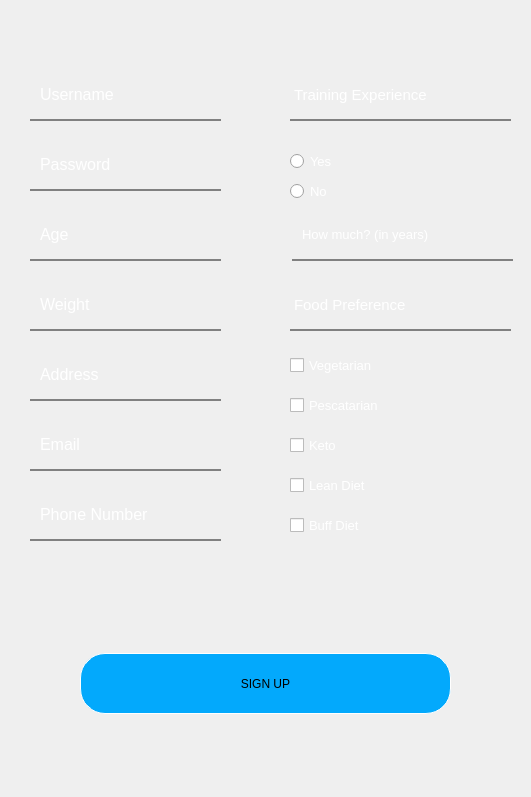
<?xml version="1.0" encoding="UTF-8"?>
<ui version="4.0">
 <class>signup_scr</class>
 <widget class="QMainWindow" name="signup_scr">
  <property name="geometry">
   <rect>
    <x>0</x>
    <y>0</y>
    <width>531</width>
    <height>797</height>
   </rect>
  </property>
  <property name="windowTitle">
   <string>MainWindow</string>
  </property>
  <widget class="QWidget" name="centralwidget">
   <widget class="QLabel" name="label">
    <property name="geometry">
     <rect>
      <x>0</x>
      <y>-2</y>
      <width>531</width>
      <height>801</height>
     </rect>
    </property>
    <property name="font">
     <font>
      <pointsize>12</pointsize>
     </font>
    </property>
    <property name="styleSheet">
     <string notr="true"/>
    </property>
    <property name="text">
     <string/>
    </property>
    <property name="pixmap">
     <pixmap resource="signup.qrc">:/newPrefix/images/image_2.jpg</pixmap>
    </property>
    <property name="scaledContents">
     <bool>true</bool>
    </property>
   </widget>
   <widget class="QLineEdit" name="lineEdit">
    <property name="geometry">
     <rect>
      <x>30</x>
      <y>70</y>
      <width>191</width>
      <height>51</height>
     </rect>
    </property>
    <property name="font">
     <font>
      <pointsize>12</pointsize>
      <underline>false</underline>
     </font>
    </property>
    <property name="styleSheet">
     <string notr="true">QLineEdit {
    border-bottom: 2px solid gray;
	border-radius: 0px;
    padding: 0 8px;
	background : transparent;
	color: white;
}</string>
    </property>
    <property name="text">
     <string>Username</string>
    </property>
   </widget>
   <widget class="QLineEdit" name="lineEdit_2">
    <property name="geometry">
     <rect>
      <x>30</x>
      <y>140</y>
      <width>191</width>
      <height>51</height>
     </rect>
    </property>
    <property name="font">
     <font>
      <pointsize>12</pointsize>
      <underline>false</underline>
     </font>
    </property>
    <property name="styleSheet">
     <string notr="true">QLineEdit {
    border-bottom: 2px solid gray;
	border-radius: 0px;
    padding: 0 8px;
	background : transparent;
	color: white;
}</string>
    </property>
    <property name="text">
     <string>Password</string>
    </property>
   </widget>
   <widget class="QLineEdit" name="lineEdit_3">
    <property name="geometry">
     <rect>
      <x>30</x>
      <y>210</y>
      <width>191</width>
      <height>51</height>
     </rect>
    </property>
    <property name="font">
     <font>
      <pointsize>12</pointsize>
      <underline>false</underline>
     </font>
    </property>
    <property name="styleSheet">
     <string notr="true">QLineEdit {
    border-bottom: 2px solid gray;
	border-radius: 0px;
    padding: 0 8px;
	background : transparent;
	color: white;
}</string>
    </property>
    <property name="text">
     <string>Age</string>
    </property>
   </widget>
   <widget class="QLineEdit" name="lineEdit_4">
    <property name="geometry">
     <rect>
      <x>30</x>
      <y>280</y>
      <width>191</width>
      <height>51</height>
     </rect>
    </property>
    <property name="font">
     <font>
      <pointsize>12</pointsize>
      <underline>false</underline>
     </font>
    </property>
    <property name="styleSheet">
     <string notr="true">QLineEdit {
    border-bottom: 2px solid gray;
	border-radius: 0px;
    padding: 0 8px;
	background : transparent;
	color: white;
}</string>
    </property>
    <property name="text">
     <string>Weight</string>
    </property>
   </widget>
   <widget class="QLineEdit" name="lineEdit_5">
    <property name="geometry">
     <rect>
      <x>30</x>
      <y>350</y>
      <width>191</width>
      <height>51</height>
     </rect>
    </property>
    <property name="font">
     <font>
      <pointsize>12</pointsize>
      <underline>false</underline>
     </font>
    </property>
    <property name="styleSheet">
     <string notr="true">QLineEdit {
    border-bottom: 2px solid gray;
	border-radius: 0px;
    padding: 0 8px;
	background : transparent;
	color: white;
}</string>
    </property>
    <property name="text">
     <string>Address</string>
    </property>
   </widget>
   <widget class="QLineEdit" name="lineEdit_6">
    <property name="geometry">
     <rect>
      <x>30</x>
      <y>420</y>
      <width>191</width>
      <height>51</height>
     </rect>
    </property>
    <property name="font">
     <font>
      <pointsize>12</pointsize>
      <underline>false</underline>
     </font>
    </property>
    <property name="styleSheet">
     <string notr="true">QLineEdit {
    border-bottom: 2px solid gray;
	border-radius: 0px;
    padding: 0 8px;
	background : transparent;
	color: white;
}</string>
    </property>
    <property name="text">
     <string>Email</string>
    </property>
   </widget>
   <widget class="QLineEdit" name="lineEdit_7">
    <property name="geometry">
     <rect>
      <x>30</x>
      <y>490</y>
      <width>191</width>
      <height>51</height>
     </rect>
    </property>
    <property name="font">
     <font>
      <pointsize>12</pointsize>
      <underline>false</underline>
     </font>
    </property>
    <property name="styleSheet">
     <string notr="true">QLineEdit {
    border-bottom: 2px solid gray;
	border-radius: 0px;
    padding: 0 8px;
	background : transparent;
	color: white;
}</string>
    </property>
    <property name="text">
     <string>Phone Number</string>
    </property>
   </widget>
   <widget class="QLabel" name="label_2">
    <property name="geometry">
     <rect>
      <x>290</x>
      <y>70</y>
      <width>221</width>
      <height>51</height>
     </rect>
    </property>
    <property name="font">
     <font>
      <pointsize>11</pointsize>
     </font>
    </property>
    <property name="styleSheet">
     <string notr="true">QLabel
{
	color: white;
	border-bottom: 2px solid gray;
	border-radius: 0px;
}</string>
    </property>
    <property name="text">
     <string>Training Experience</string>
    </property>
   </widget>
   <widget class="QRadioButton" name="radioButton">
    <property name="geometry">
     <rect>
      <x>290</x>
      <y>150</y>
      <width>119</width>
      <height>23</height>
     </rect>
    </property>
    <property name="font">
     <font>
      <pointsize>10</pointsize>
     </font>
    </property>
    <property name="styleSheet">
     <string notr="true">QRadioButton
{
	color: white;
}</string>
    </property>
    <property name="text">
     <string>Yes</string>
    </property>
   </widget>
   <widget class="QRadioButton" name="radioButton_2">
    <property name="geometry">
     <rect>
      <x>290</x>
      <y>180</y>
      <width>119</width>
      <height>23</height>
     </rect>
    </property>
    <property name="font">
     <font>
      <pointsize>10</pointsize>
     </font>
    </property>
    <property name="styleSheet">
     <string notr="true">QRadioButton
{
	color: white;
}</string>
    </property>
    <property name="text">
     <string>No</string>
    </property>
   </widget>
   <widget class="QLineEdit" name="lineEdit_8">
    <property name="geometry">
     <rect>
      <x>292</x>
      <y>210</y>
      <width>221</width>
      <height>51</height>
     </rect>
    </property>
    <property name="font">
     <font>
      <pointsize>10</pointsize>
     </font>
    </property>
    <property name="styleSheet">
     <string notr="true">QLineEdit {
    border-bottom: 2px solid gray;
	border-radius: 0px;
    padding: 0 8px;
	background : transparent;
	color: white;
}</string>
    </property>
    <property name="text">
     <string>How much? (in years)</string>
    </property>
   </widget>
   <widget class="QLabel" name="label_3">
    <property name="geometry">
     <rect>
      <x>290</x>
      <y>280</y>
      <width>221</width>
      <height>51</height>
     </rect>
    </property>
    <property name="font">
     <font>
      <pointsize>11</pointsize>
     </font>
    </property>
    <property name="styleSheet">
     <string notr="true">QLabel
{
	color: white;
	border-bottom: 2px solid gray;
	border-radius: 0px;
}</string>
    </property>
    <property name="text">
     <string>Food Preference</string>
    </property>
   </widget>
   <widget class="QPushButton" name="pushButton">
    <property name="geometry">
     <rect>
      <x>80</x>
      <y>653</y>
      <width>371</width>
      <height>61</height>
     </rect>
    </property>
    <property name="styleSheet">
     <string notr="true">QPushButton {
    border: 1px solid white;
    border-radius: 25px;
    background-color: #03a9fc;
    min-width: 80px;
}

QPushButton:pressed {
    background-color: qlineargradient(x1: 0, y1: 0, x2: 0, y2: 1,
                                      stop: 0 #dadbde, stop: 1 #f6f7fa);
}

QPushButton:flat {
    border: none; /* no border for a flat push button */
}

QPushButton:default {
    border-color: navy; /* make the default button prominent */
}</string>
    </property>
    <property name="text">
     <string>SIGN UP</string>
    </property>
   </widget>
   <widget class="QCheckBox" name="checkBox">
    <property name="geometry">
     <rect>
      <x>290</x>
      <y>350</y>
      <width>221</width>
      <height>31</height>
     </rect>
    </property>
    <property name="font">
     <font>
      <pointsize>10</pointsize>
     </font>
    </property>
    <property name="styleSheet">
     <string notr="true">QCheckBox
{
	color: white;
}</string>
    </property>
    <property name="text">
     <string>Vegetarian</string>
    </property>
   </widget>
   <widget class="QCheckBox" name="checkBox_2">
    <property name="geometry">
     <rect>
      <x>290</x>
      <y>390</y>
      <width>221</width>
      <height>31</height>
     </rect>
    </property>
    <property name="font">
     <font>
      <pointsize>10</pointsize>
     </font>
    </property>
    <property name="styleSheet">
     <string notr="true">QCheckBox
{
	color: white;
}</string>
    </property>
    <property name="text">
     <string>Pescatarian</string>
    </property>
   </widget>
   <widget class="QCheckBox" name="checkBox_3">
    <property name="geometry">
     <rect>
      <x>290</x>
      <y>430</y>
      <width>221</width>
      <height>31</height>
     </rect>
    </property>
    <property name="font">
     <font>
      <pointsize>10</pointsize>
     </font>
    </property>
    <property name="styleSheet">
     <string notr="true">QCheckBox
{
	color: white;
}</string>
    </property>
    <property name="text">
     <string>Keto</string>
    </property>
   </widget>
   <widget class="QCheckBox" name="checkBox_4">
    <property name="geometry">
     <rect>
      <x>290</x>
      <y>470</y>
      <width>221</width>
      <height>31</height>
     </rect>
    </property>
    <property name="font">
     <font>
      <pointsize>10</pointsize>
     </font>
    </property>
    <property name="styleSheet">
     <string notr="true">QCheckBox
{
	color: white;
}</string>
    </property>
    <property name="text">
     <string>Lean Diet</string>
    </property>
   </widget>
   <widget class="QCheckBox" name="checkBox_5">
    <property name="geometry">
     <rect>
      <x>290</x>
      <y>510</y>
      <width>221</width>
      <height>31</height>
     </rect>
    </property>
    <property name="font">
     <font>
      <pointsize>10</pointsize>
     </font>
    </property>
    <property name="styleSheet">
     <string notr="true">QCheckBox
{
	color: white;
}</string>
    </property>
    <property name="text">
     <string>Buff Diet</string>
    </property>
   </widget>
  </widget>
 </widget>
 <resources>
  <include location="signup.qrc"/>
 </resources>
 <connections/>
</ui>
